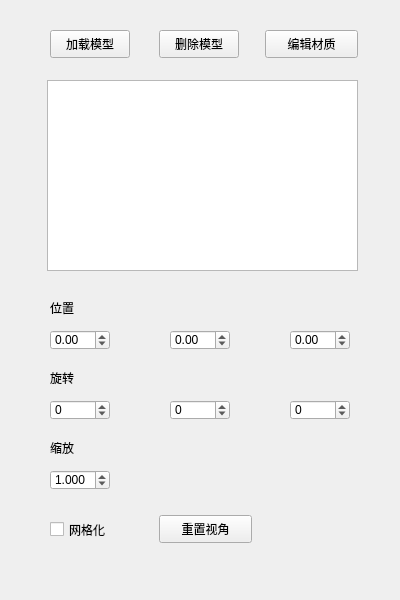
<?xml version="1.0" encoding="UTF-8"?>
<ui version="4.0">
 <class>ModelTab</class>
 <widget class="QWidget" name="ModelTab">
  <property name="geometry">
   <rect>
    <x>0</x>
    <y>0</y>
    <width>400</width>
    <height>600</height>
   </rect>
  </property>
  <property name="minimumSize">
   <size>
    <width>400</width>
    <height>600</height>
   </size>
  </property>
  <property name="maximumSize">
   <size>
    <width>400</width>
    <height>600</height>
   </size>
  </property>
  <property name="focusPolicy">
   <enum>Qt::StrongFocus</enum>
  </property>
  <property name="windowTitle">
   <string>模型设置</string>
  </property>
  <widget class="QPushButton" name="openFileButton">
   <property name="geometry">
    <rect>
     <x>50</x>
     <y>30</y>
     <width>80</width>
     <height>28</height>
    </rect>
   </property>
   <property name="text">
    <string>加载模型</string>
   </property>
  </widget>
  <widget class="QListView" name="mdlListView">
   <property name="geometry">
    <rect>
     <x>47</x>
     <y>80</y>
     <width>311</width>
     <height>191</height>
    </rect>
   </property>
  </widget>
  <widget class="QPushButton" name="removeButton">
   <property name="geometry">
    <rect>
     <x>159</x>
     <y>30</y>
     <width>80</width>
     <height>28</height>
    </rect>
   </property>
   <property name="text">
    <string>删除模型</string>
   </property>
  </widget>
  <widget class="QCheckBox" name="rdMdCB">
   <property name="geometry">
    <rect>
     <x>50</x>
     <y>520</y>
     <width>91</width>
     <height>19</height>
    </rect>
   </property>
   <property name="text">
    <string>网格化</string>
   </property>
  </widget>
  <widget class="QDoubleSpinBox" name="posXSpin">
   <property name="geometry">
    <rect>
     <x>50</x>
     <y>330</y>
     <width>60</width>
     <height>20</height>
    </rect>
   </property>
   <property name="focusPolicy">
    <enum>Qt::WheelFocus</enum>
   </property>
   <property name="keyboardTracking">
    <bool>true</bool>
   </property>
   <property name="minimum">
    <double>-99.000000000000000</double>
   </property>
   <property name="maximum">
    <double>99.000000000000000</double>
   </property>
   <property name="singleStep">
    <double>0.100000000000000</double>
   </property>
   <property name="value">
    <double>0.000000000000000</double>
   </property>
  </widget>
  <widget class="QDoubleSpinBox" name="posYSpin">
   <property name="geometry">
    <rect>
     <x>170</x>
     <y>330</y>
     <width>60</width>
     <height>20</height>
    </rect>
   </property>
   <property name="focusPolicy">
    <enum>Qt::WheelFocus</enum>
   </property>
   <property name="keyboardTracking">
    <bool>true</bool>
   </property>
   <property name="minimum">
    <double>-99.000000000000000</double>
   </property>
   <property name="maximum">
    <double>99.000000000000000</double>
   </property>
   <property name="singleStep">
    <double>0.100000000000000</double>
   </property>
   <property name="value">
    <double>0.000000000000000</double>
   </property>
  </widget>
  <widget class="QDoubleSpinBox" name="posZSpin">
   <property name="geometry">
    <rect>
     <x>290</x>
     <y>330</y>
     <width>60</width>
     <height>20</height>
    </rect>
   </property>
   <property name="focusPolicy">
    <enum>Qt::WheelFocus</enum>
   </property>
   <property name="keyboardTracking">
    <bool>true</bool>
   </property>
   <property name="minimum">
    <double>-99.000000000000000</double>
   </property>
   <property name="maximum">
    <double>99.000000000000000</double>
   </property>
   <property name="singleStep">
    <double>0.100000000000000</double>
   </property>
   <property name="value">
    <double>0.000000000000000</double>
   </property>
  </widget>
  <widget class="QDoubleSpinBox" name="scaleSpin">
   <property name="geometry">
    <rect>
     <x>50</x>
     <y>470</y>
     <width>60</width>
     <height>20</height>
    </rect>
   </property>
   <property name="focusPolicy">
    <enum>Qt::WheelFocus</enum>
   </property>
   <property name="keyboardTracking">
    <bool>true</bool>
   </property>
   <property name="decimals">
    <number>3</number>
   </property>
   <property name="minimum">
    <double>0.005000000000000</double>
   </property>
   <property name="singleStep">
    <double>0.100000000000000</double>
   </property>
   <property name="value">
    <double>1.000000000000000</double>
   </property>
  </widget>
  <widget class="QDoubleSpinBox" name="rotXSpin">
   <property name="geometry">
    <rect>
     <x>50</x>
     <y>400</y>
     <width>60</width>
     <height>20</height>
    </rect>
   </property>
   <property name="focusPolicy">
    <enum>Qt::WheelFocus</enum>
   </property>
   <property name="keyboardTracking">
    <bool>true</bool>
   </property>
   <property name="decimals">
    <number>0</number>
   </property>
   <property name="minimum">
    <double>-180.000000000000000</double>
   </property>
   <property name="maximum">
    <double>180.000000000000000</double>
   </property>
   <property name="singleStep">
    <double>5.000000000000000</double>
   </property>
   <property name="value">
    <double>0.000000000000000</double>
   </property>
  </widget>
  <widget class="QDoubleSpinBox" name="rotYSpin">
   <property name="geometry">
    <rect>
     <x>170</x>
     <y>400</y>
     <width>60</width>
     <height>20</height>
    </rect>
   </property>
   <property name="focusPolicy">
    <enum>Qt::WheelFocus</enum>
   </property>
   <property name="keyboardTracking">
    <bool>true</bool>
   </property>
   <property name="decimals">
    <number>0</number>
   </property>
   <property name="minimum">
    <double>-180.000000000000000</double>
   </property>
   <property name="maximum">
    <double>180.000000000000000</double>
   </property>
   <property name="singleStep">
    <double>5.000000000000000</double>
   </property>
   <property name="value">
    <double>0.000000000000000</double>
   </property>
  </widget>
  <widget class="QDoubleSpinBox" name="rotZSpin">
   <property name="geometry">
    <rect>
     <x>290</x>
     <y>400</y>
     <width>60</width>
     <height>20</height>
    </rect>
   </property>
   <property name="focusPolicy">
    <enum>Qt::WheelFocus</enum>
   </property>
   <property name="keyboardTracking">
    <bool>true</bool>
   </property>
   <property name="decimals">
    <number>0</number>
   </property>
   <property name="minimum">
    <double>-180.000000000000000</double>
   </property>
   <property name="maximum">
    <double>180.000000000000000</double>
   </property>
   <property name="singleStep">
    <double>5.000000000000000</double>
   </property>
   <property name="value">
    <double>0.000000000000000</double>
   </property>
  </widget>
  <widget class="QLabel" name="label">
   <property name="geometry">
    <rect>
     <x>50</x>
     <y>300</y>
     <width>72</width>
     <height>15</height>
    </rect>
   </property>
   <property name="text">
    <string>位置</string>
   </property>
  </widget>
  <widget class="QLabel" name="label_2">
   <property name="geometry">
    <rect>
     <x>50</x>
     <y>370</y>
     <width>72</width>
     <height>15</height>
    </rect>
   </property>
   <property name="text">
    <string>旋转</string>
   </property>
  </widget>
  <widget class="QLabel" name="label_3">
   <property name="geometry">
    <rect>
     <x>50</x>
     <y>440</y>
     <width>72</width>
     <height>15</height>
    </rect>
   </property>
   <property name="text">
    <string>缩放</string>
   </property>
  </widget>
  <widget class="QPushButton" name="matButton">
   <property name="geometry">
    <rect>
     <x>265</x>
     <y>30</y>
     <width>93</width>
     <height>28</height>
    </rect>
   </property>
   <property name="text">
    <string>编辑材质</string>
   </property>
  </widget>
  <widget class="QPushButton" name="ResetButton">
   <property name="geometry">
    <rect>
     <x>159</x>
     <y>515</y>
     <width>93</width>
     <height>28</height>
    </rect>
   </property>
   <property name="text">
    <string>重置视角</string>
   </property>
  </widget>
 </widget>
 <layoutdefault spacing="6" margin="11"/>
 <resources/>
 <connections/>
</ui>
